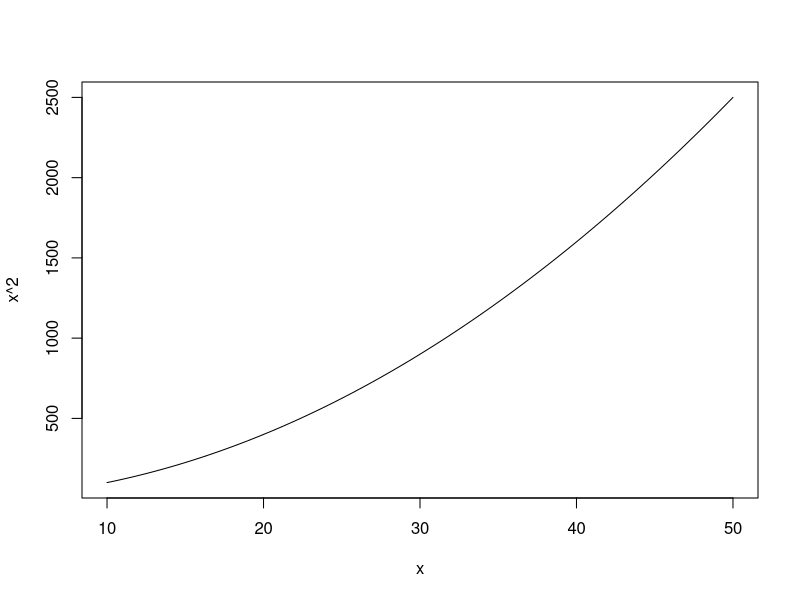

The R script that drew this image:
rm(list = ls()) # removes all environment variables

myVar <- 3

vector <- c(3 ,5 ,7)
print(mean(vector))

typeof(c(1,5,6)); typeof(mean); typeof("r-programming"); typeof(NULL)

# Ctrl + L to clear the console
# Alt + -  to put <-
# Ctrl + Enter to run a line of the code
# Ctrl + Shift + Enter to run all lines of the code

typeof(4) # double
typeof(4L) # integer

(m <- matrix(c(1, 5, 6, 9), nrow = 2))
apply(m, 2, mean) # apply mean function to the 2nd dimension (col) of matrix m.

# lapply - takes list, returns list
# sapply - takes list, returns vector

str(m)  # str() is an alternative function to display the summary of
        # the output produced, especially when the data set is huge.

s = c("aa", "bb", "cc", "dd", "ee")
s[1] # prints "aa" because indexing starts from 1

c(s > "aa")

pow2 <- function(x) {
  return(x^2) # return is not mandatory as the last line is returned
}

pow2(6)

dir() # current directory content
ls() # environment content (variables, functions, ...)
getwd() # print current working directory path

x <- 1:16 # same as y
y <- seq(1, 16) # same as x

curve(x^2, to = 50, from = 10) # curvy plot?
